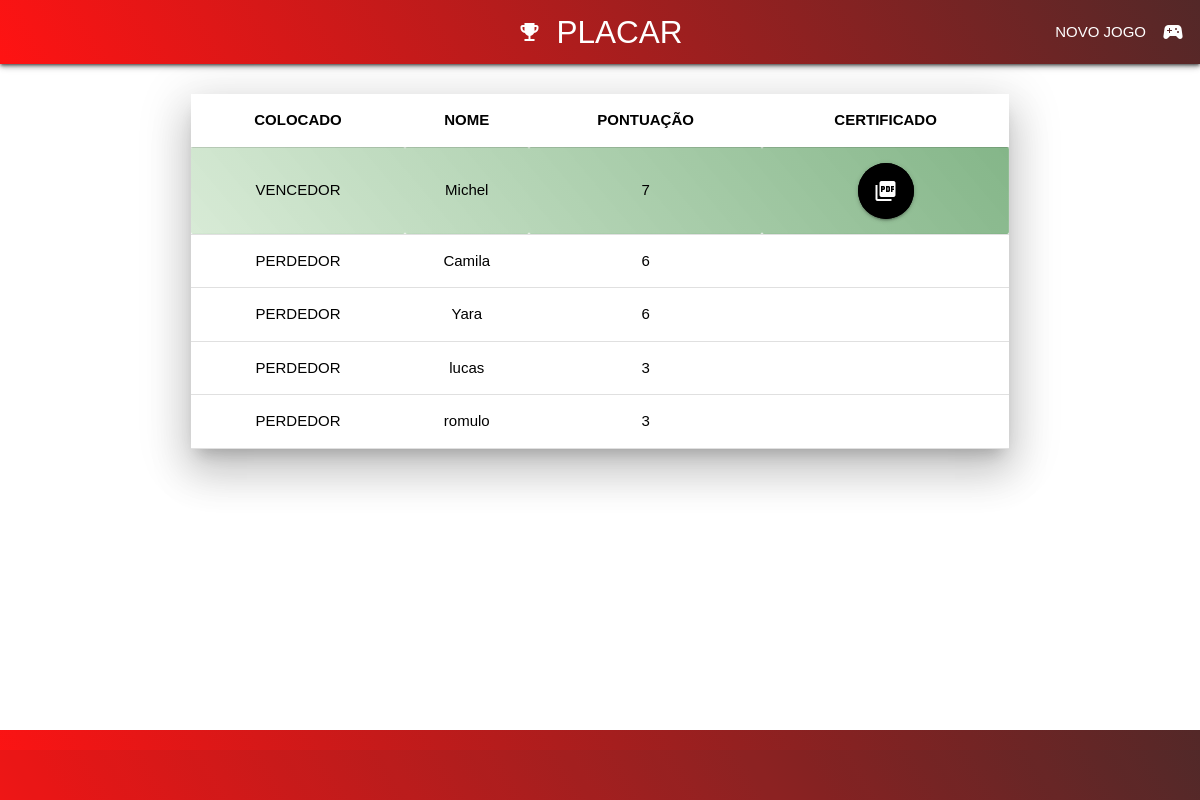
The app's page /desistir/23/, older data.
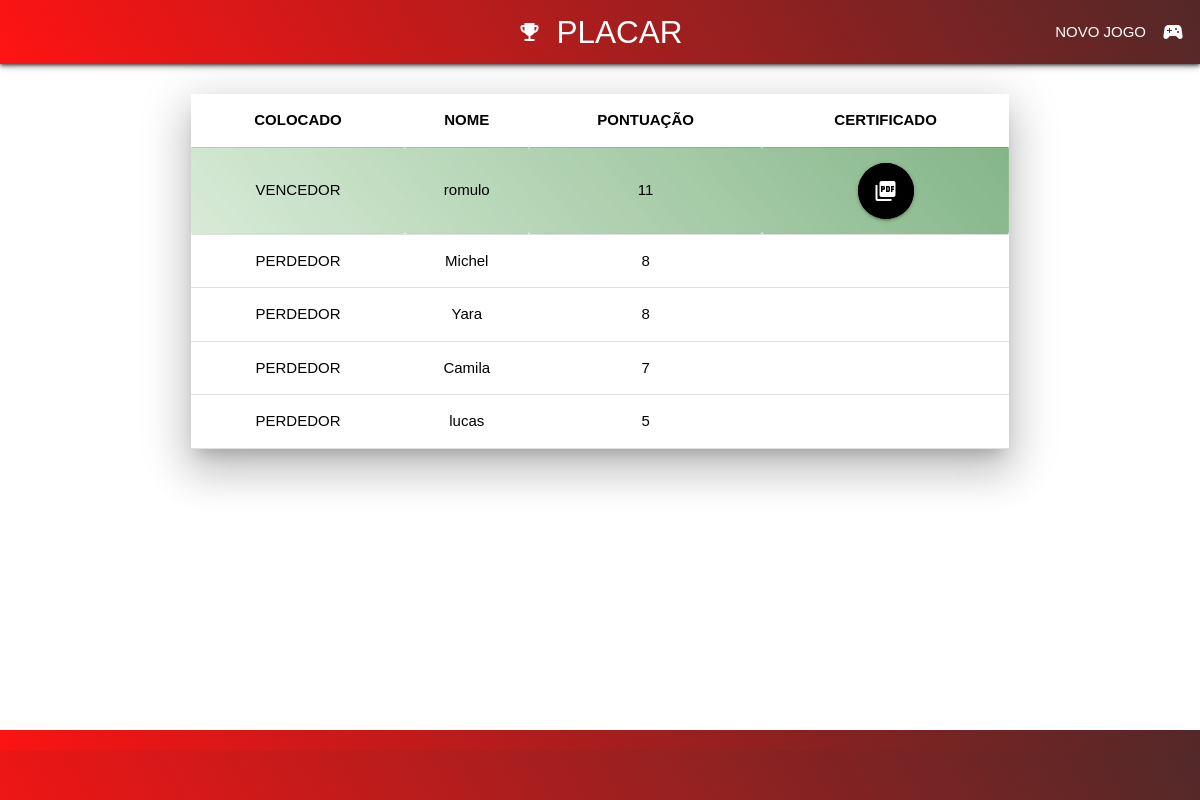
The same page, newer data.
### new_game/models.py (models this page shows, shortened)
class Jogador(models.Model):
    nome_completo = models.CharField("Nome completo do jogador:", max_length=20, null=False, blank=False)
    pontuacao = models.IntegerField("Pontuação:", null=False, default=0)
    jogo = models.ForeignKey(Jogo,on_delete = models.CASCADE)
    class Meta:
        verbose_name = "Jogador"
        verbose_name_plural = "Jogadores"
        db_table = "new_game_jogador"

### new_game/views.py (the view)
# urls.py: path('desistir/<int:id_jogo>/',sair, name='desistir'),
def sair(request,id_jogo):
    objJogo = Jogo.objects.get(pk=id_jogo)
    listUsuarios = Jogador.objects.filter(jogo=objJogo).order_by('-pontuacao')
    vencedor = listUsuarios[0]
    context = {
        "nome_pagina":"PLACAR",
        "listUsuarios" : listUsuarios,
        "vencedor" : vencedor,
    }
    return render(request,"gerar_pdf.html",context)

### templates/gerar_pdf.html (shortened to what this page needs)
{%extends "base.html"%}
{% load materializecss %}
{% block nav %}
    <nav>
        <div class=" z-depth-2 red nav-wrapper" style="background: linear-gradient(60deg,#ff1313,#532828);">
            <a href="#!" class="brand-logo center"><i class="material-icons">emoji_events</i>{{nome_pagina}}</a>
            <ul class="right hide-on-med-and-down">
                <li><a
                   href="{% url 'cadastrar_jogo' %}">
                    <i class="material-icons right">sports_esports</i>
                    NOVO JOGO
                </a></li>
            </ul>
        </div>
    </nav>
{% endblock %}
{%block conteudo%}
<main>
    <div class=" row container margin" >
        <div class="col s12">
            <table class=" black-text z-depth-5 centered responsive-table">
                        <thead>
                            <tr>
                                <th>COLOCADO</th>
                                <th>NOME</th>
                                <th>PONTUAÇÃO</th>
                                <th>CERTIFICADO</th>
                            </tr>
                        </thead>
                    {%for jogador in listUsuarios%}
                        <tbody>
                            {% if jogador == vencedor%}
                                <tr style="background: linear-gradient(50deg,#8fc58a59,#02680b7c);" >
                                    <td>VENCEDOR</td>
                                    <td>{{jogador.nome_completo}}</td>
                                    <td>{{jogador.pontuacao}}</td>
                                    <td>
                                        <a class="btn-floating btn-large waves-effect waves-light black pulse"><i class="material-icons">picture_as_pdf</i></a>
                                    </td>
                                </tr>
                            {% else %}
                                <tr>
                                    <td>PERDEDOR</td>
                                    <td>{{jogador.nome_completo}}</td>
                                    <td>{{jogador.pontuacao}}</td>
                                </tr>
                            {% endif %}
                        </tbody>
                    {%endfor%}
                  </table>
            </div>
        </div>
</main>
{%endblock conteudo%}

### templates/base.html (shortened to what this page needs)
<!DOCTYPE html>
{% load static %}
<html lang="en">
    <head>
        <link type="text/css" rel="stylesheet" href="{% static 'css/materialize.min.css' %}"  media="screen,projection"/>
        <link type="text/css" rel="stylesheet" href="{% static 'css/custom.css' %}">
    </head>
<body>
    <header>
        {% block nav %}{% endblock %}
    </header>
    {% block conteudo %}
    {% endblock conteudo %}
    <footer style="background: linear-gradient(60deg,#ff1313,#532828);" class="page-footer red ">
        <div class="footer-copyright ">
        </div>
    </footer>
</body>
</html>

### static/css/custom.css (style rules this page uses)
.margin { margin-top: 30px; }
body { display: flex; min-height: 100vh; flex-direction: column; }
main { flex: 1 0 auto; }
html { font-family: GillSans, Calibri, Trebuchet, sans-serif; }

Row changes from the older to the newer data that the page shows:
changed Jogador "romulo": pontuacao "3" → "11"; text "PERDEDOR" → "VENCEDOR"; moves up the list
changed Jogador "Michel": pontuacao "7" → "8"; text "VENCEDOR" → "PERDEDOR"
changed Jogador "Yara": pontuacao "6" → "8"; moves down the list
changed Jogador "Camila": pontuacao "6" → "7"
changed Jogador "lucas": pontuacao "3" → "5"
